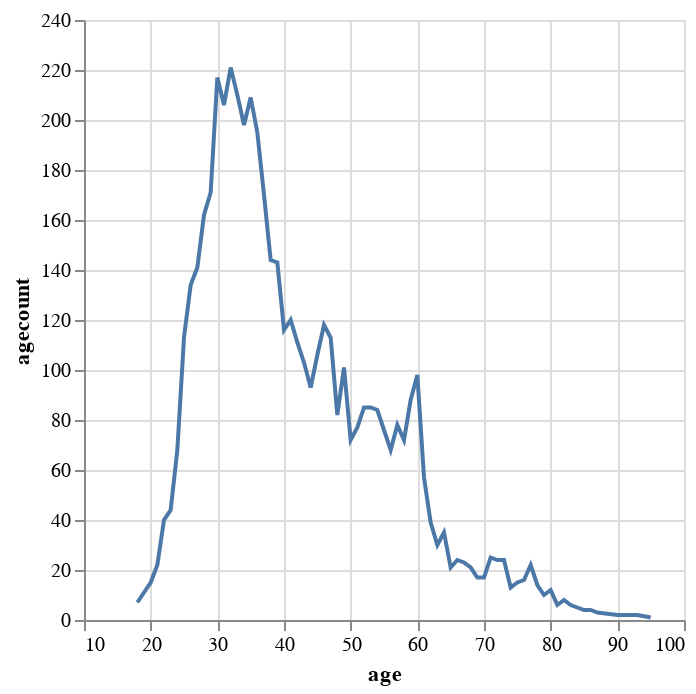

The cell this chart's notebook holds for it:
### Code cell
# Plot a line chart using altair
alt.Chart(df_sub1).mark_line().encode(x = 'age',
                                      y = 'agecount')

### Figure 1 — Vega-Lite specification as saved in the notebook (floating-point values rounded to 4 significant figures)
{"config": {"view": {"continuousWidth": 300, "continuousHeight": 300}}, "data": {"name": "data-f8a6c9793524e7f13aee0392c124f118"}, "mark": {"type": "line"}, "encoding": {"x": {"field": "age", "type": "quantitative"}, "y": {"field": "agecount", "type": "quantitative"}}, "$schema": "https://vega.github.io/schema/vega-lite/v5.8.0.json", "datasets": {"data-f8a6c9793524e7f13aee0392c124f118": [{"age": 18, "agecount": 7}, {"age": 19, "agecount": 11}, {"age": 20, "agecount": 15}, {"age": 21, "agecount": 22}, {"age": 22, "agecount": 40}, {"age": 23, "agecount": 44}, {"age": 24, "agecount": 68}, {"age": 25, "agecount": 113}, {"age": 26, "agecount": 134}, {"age": 27, "agecount": 141}, {"age": 28, "agecount": 162}, {"age": 29, "agecount": 171}, {"age": 30, "agecount": 217}, {"age": 31, "agecount": 206}, {"age": 32, "agecount": 221}, {"age": 33, "agecount": 210}, {"age": 34, "agecount": 198}, {"age": 35, "agecount": 209}, {"age": 36, "agecount": 195}, {"age": 37, "agecount": 170}, {"age": 38, "agecount": 144}, {"age": 39, "agecount": 143}, {"age": 40, "agecount": 116}, {"age": 41, "agecount": 120}, {"age": 42, "agecount": 111}, {"age": 43, "agecount": 103}, {"age": 44, "agecount": 93}, {"age": 45, "agecount": 106}, {"age": 46, "agecount": 118}, {"age": 47, "agecount": 113}, {"age": 48, "agecount": 82}, {"age": 49, "agecount": 101}, {"age": 50, "agecount": 72}, {"age": 51, "agecount": 77}, {"age": 52, "agecount": 85}, {"age": 53, "agecount": 85}, {"age": 54, "agecount": 84}, {"age": 55, "agecount": 76}, {"age": 56, "agecount": 68}, {"age": 57, "agecount": 78}, {"age": 58, "agecount": 72}, {"age": 59, "agecount": 88}, {"age": 60, "agecount": 98}, {"age": 61, "agecount": 57}, {"age": 62, "agecount": 39}, {"age": 63, "agecount": 30}, {"age": 64, "agecount": 35}, {"age": 65, "agecount": 21}, {"age": 66, "agecount": 24}, {"age": 67, "agecount": 23}, {"age": 68, "agecount": 21}, {"age": 69, "agecount": 17}, {"age": 70, "agecount": 17}, {"age": 71, "agecount": 25}, {"age": 72, "agecount": 24}, {"age": 73, "agecount": 24}, {"age": 74, "agecount": 13}, {"age": 75, "agecount": 15}, {"age": 76, "agecount": 16}, {"age": 77, "agecount": 22}, {"age": 78, "agecount": 14}, {"age": 79, "agecount": 10}, {"age": 80, "agecount": 12}, {"age": 81, "agecount": 6}, {"age": 82, "agecount": 8}, {"age": 83, "agecount": 6}, {"age": 84, "agecount": 5}, {"age": 85, "agecount": 4}, {"age": 86, "agecount": 4}, {"age": 87, "agecount": 3}, {"age": 90, "agecount": 2}, {"age": 92, "agecount": 2}, {"age": 93, "agecount": 2}, {"age": 95, "agecount": 1}]}}
